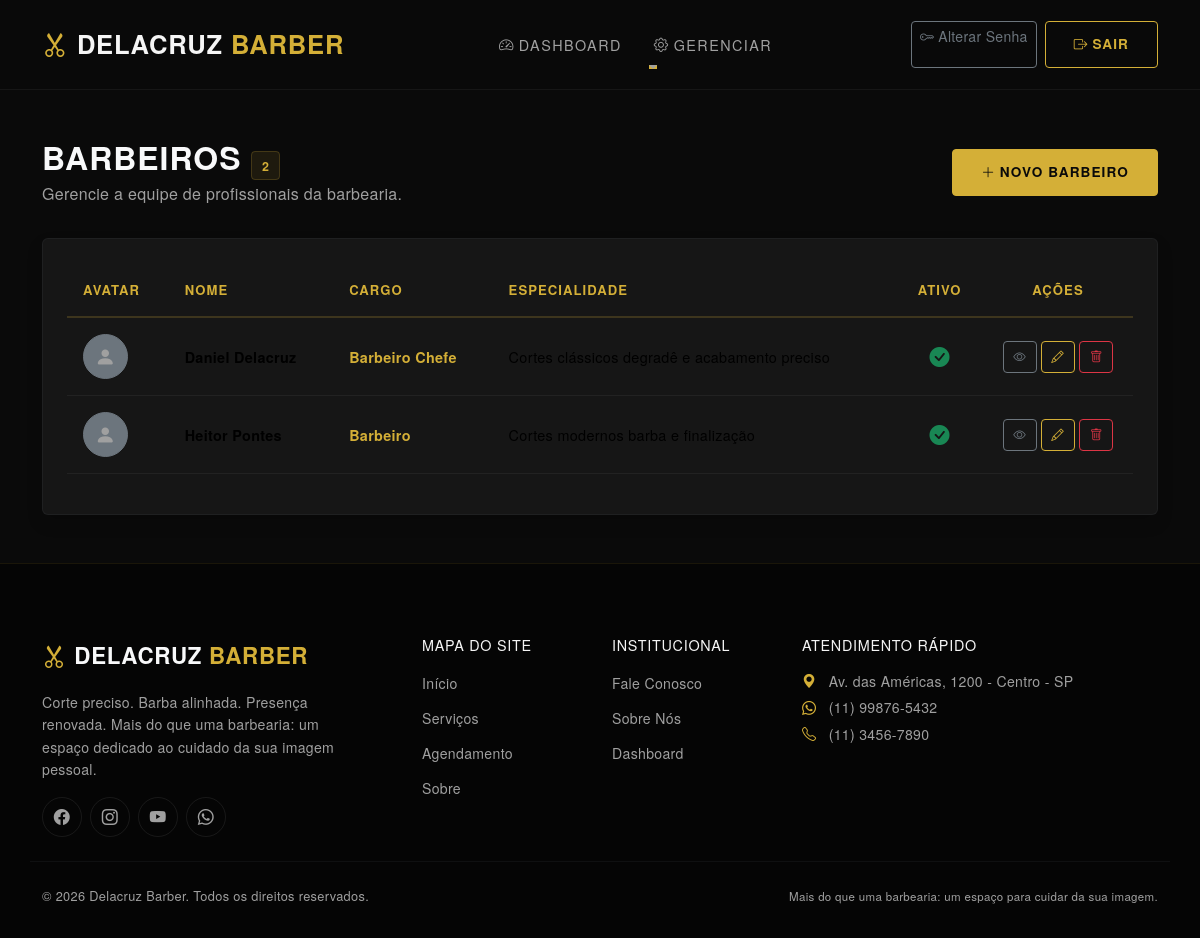
Page /listar/barbeiros/ (signed in) on the committed database.
### website/models.py (models this page shows, shortened)
class Barbeiro(models.Model):
    nome = models.CharField(max_length=200)
    cargo = models.CharField(max_length=100)
    especialidade = models.CharField(max_length=300)
    descricao_curta = models.TextField(blank=True)
    imagem_url = models.URLField(blank=True)
    ativo = models.BooleanField(default=True)
    cadastrado_em = models.DateTimeField(auto_now_add=True)
    atualizado_em = models.DateTimeField(auto_now=True)
    class Meta:
        verbose_name = 'Barbeiro'
        verbose_name_plural = 'Barbeiros'

### website/views.py (the view)
# urls.py: path('listar/barbeiros/', views.BarbeiroList.as_view(), name='listar_barbeiros'),
class BarbeiroList(LoginRequiredMixin, ListView):
    model = Barbeiro
    template_name = 'website/listas/barbeiros.html'
    context_object_name = 'barbeiros'

### website/templates/website/listas/barbeiros.html (shortened to what this page needs)
{% extends 'website/modelo.html' %}
{% block conteudo %}
<section class="py-5">
  <div class="container text-start">
    <div class="page-header">
      <div>
        <h2 class="brand-font text-uppercase fw-bold text-light mb-1">
          Barbeiros <span class="badge-count">{{ barbeiros.count }}</span>
        </h2>
        <p class="text-muted-custom mb-0">Gerencie a equipe de profissionais da barbearia.</p>
      </div>
      <a href="{% url 'cadastrar_barbeiro' %}" class="btn btn-gold-solid text-uppercase fw-bold">
        <i class="bi bi-plus-lg me-1"></i>Novo Barbeiro
      </a>
    </div>
    <div class="bg-card-custom p-4 rounded border border-secondary border-opacity-10 shadow">
      <div class="table-responsive">
        <table class="table table-dark-custom align-middle">
          <thead>
            <tr>
              <th>Avatar</th>
              <th>Nome</th>
              <th>Cargo</th>
              <th>Especialidade</th>
              <th class="text-center">Ativo</th>
              <th class="text-center" style="width: 150px;">Ações</th>
            </tr>
          </thead>
          <tbody>
            {% for barbeiro in barbeiros %}
            <tr>
              <td>
                {% if barbeiro.imagem_url %}
                <img src="{{ barbeiro.imagem_url }}" alt="{{ barbeiro.nome }}" class="rounded-circle border border-warning border-opacity-30" style="width: 45px; height: 45px; object-fit: cover;">
                {% else %}
                <div class="rounded-circle bg-secondary bg-opacity-20 border border-secondary border-opacity-30 d-flex align-items-center justify-content-center" style="width: 45px; height: 45px; color: var(--text-muted);">
                  <i class="bi bi-person-fill fs-5"></i>
                </div>
                {% endif %}
              </td>
              <td><span class="fw-bold">{{ barbeiro.nome }}</span></td>
              <td><span class="text-gold fw-bold">{{ barbeiro.cargo }}</span></td>
              <td>{{ barbeiro.especialidade }}</td>
              <td class="text-center">
                {% if barbeiro.ativo %}
                <span class="text-success fs-5"><i class="bi bi-check-circle-fill"></i></span>
                {% else %}
                <span class="text-danger fs-5"><i class="bi bi-x-circle-fill"></i></span>
                {% endif %}
              </td>
              <td class="text-center">
                <div class="d-flex justify-content-center gap-1">
                  <a href="{% url 'ver_barbeiro' barbeiro.pk %}" class="btn btn-action btn-outline-secondary" title="Visualizar"><i class="bi bi-eye"></i></a>
                  <a href="{% url 'editar_barbeiro' barbeiro.pk %}" class="btn btn-action btn-gold-outline" title="Editar"><i class="bi bi-pencil"></i></a>
                  <a href="{% url 'excluir_barbeiro' barbeiro.pk %}" class="btn btn-action btn-outline-danger" title="Excluir"><i class="bi bi-trash"></i></a>
                </div>
              </td>
            </tr>
            {% endfor %}
          </tbody>
        </table>
      </div>
    </div>
  </div>
</section>
{% endblock %}

### website/static/website/css/style.css (style rules this page uses)
:root { --bg-dark: #0a0a0a; --bg-card: #161616; --bg-lighter: rgba(255, 255, 255, 0.03); --primary-gold: #d4af37; --primary-gold-rgb: 212, 175, 55; --primary-gold-dim: rgba(212, 175, 55, 0.1); --primary-hover: #b8962d; --accent-leather: #8b4513; --text-white: #f5f5f5; --text-primary: #f5f5f5; --text-muted: #a0a0a0; --text-beige: #f5f5f5; --status-available: #28a745; --status-pending: #F59E0B; --status-disabled: #dc3545; --font-serif: 'Helvetica Neue', Arial, sans-serif; --font-sans: 'Helvetica Neue', Arial, sans-serif; --transition-smooth: all 0.3s ease; --box-shadow-gold: 0 8px 30px rgba(212, 175, 55, 0.08); --box-shadow-gold-hover: 0 15px 40px rgba(212, 175, 55, 0.15); }
body { background-color: var(--bg-dark); color: var(--text-primary); font-family: var(--font-sans); overflow-x: hidden; letter-spacing: 0.02em; line-height: 1.6; }
h1, h2, h3, h4, .brand-font { font-family: var(--font-serif); letter-spacing: 0.03em; }
.text-gold { color: var(--primary-gold) !important; }
.text-muted-custom { color: var(--text-muted) !important; }
.bg-dark-custom { background-color: var(--bg-dark) !important; }
.bg-card-custom { background-color: var(--bg-card) !important; }
.btn-gold-outline { color: var(--primary-gold); background-color: transparent; border: 1px solid var(--primary-gold); font-weight: 600; text-transform: uppercase; letter-spacing: 0.08em; padding: 0.75rem 1.75rem; font-size: 0.85rem; border-radius: 4px; transition: var(--transition-smooth); position: relative; overflow: hidden; z-index: 1; }
.btn-gold-solid { color: var(--bg-dark); background-color: var(--primary-gold); border: 1px solid var(--primary-gold); font-weight: 600; text-transform: uppercase; letter-spacing: 0.08em; padding: 0.75rem 1.75rem; font-size: 0.85rem; border-radius: 4px; transition: var(--transition-smooth); }
.table-dark-custom { --bs-table-bg: var(--bg-card); --bs-table-border-color: rgba(255, 255, 255, 0.05); --bs-table-hover-bg: rgba(212, 175, 55, 0.05); --bs-table-striped-bg: rgba(255, 255, 255, 0.02); color: var(--text-primary); }
.table-dark-custom thead { background-color: rgba(212, 175, 55, 0.08); border-bottom: 2px solid rgba(212, 175, 55, 0.2); }
.table-dark-custom thead th { color: var(--primary-gold); font-weight: 600; font-size: 0.82rem; text-transform: uppercase; letter-spacing: 0.08em; padding: 1rem; }
.table-dark-custom tbody td { padding: 1rem; vertical-align: middle; font-size: 0.9rem; }
.btn-action { padding: 0.35rem 0.6rem; font-size: 0.78rem; border-radius: 4px; transition: var(--transition-smooth); }
.page-header { display: flex; justify-content: space-between; align-items: center; margin-bottom: 2rem; flex-wrap: wrap; gap: 1rem; }
.page-header h2 { font-family: var(--font-serif); color: var(--text-primary); margin-bottom: 0; }
.page-header .badge-count { background-color: rgba(212, 175, 55, 0.1); color: var(--primary-gold); border: 1px solid rgba(212, 175, 55, 0.2); font-weight: 600; font-size: 0.78rem; padding: 0.3rem 0.6rem; border-radius: 4px; }

### rows in the picture
Barbeiro: nome "Daniel Delacruz", cargo "Barbeiro Chefe", especialidade "Cortes clássicos degradê e acabamento preciso", ativo True (drawn)
Barbeiro: nome "Heitor Pontes", cargo "Barbeiro", especialidade "Cortes modernos barba e finalização", ativo True (drawn)

### other values in the picture
{{ barbeiros.count }} "2"
